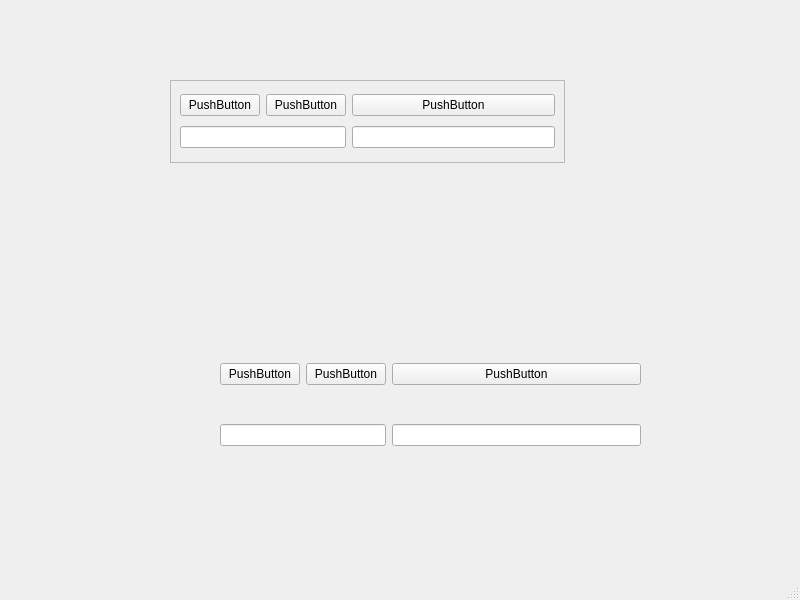
<?xml version="1.0" encoding="UTF-8"?>
<ui version="4.0">
 <class>MainWindow</class>
 <widget class="QMainWindow" name="MainWindow">
  <property name="geometry">
   <rect>
    <x>0</x>
    <y>0</y>
    <width>800</width>
    <height>600</height>
   </rect>
  </property>
  <property name="windowTitle">
   <string>MainWindow</string>
  </property>
  <widget class="QWidget" name="centralwidget">
   <widget class="QFrame" name="frame">
    <property name="geometry">
     <rect>
      <x>170</x>
      <y>80</y>
      <width>395</width>
      <height>83</height>
     </rect>
    </property>
    <property name="frameShape">
     <enum>QFrame::StyledPanel</enum>
    </property>
    <property name="frameShadow">
     <enum>QFrame::Raised</enum>
    </property>
    <layout class="QGridLayout" name="gridLayout">
     <item row="0" column="0">
      <widget class="QPushButton" name="pushButton">
       <property name="text">
        <string>PushButton</string>
       </property>
      </widget>
     </item>
     <item row="0" column="1">
      <widget class="QPushButton" name="pushButton_2">
       <property name="text">
        <string>PushButton</string>
       </property>
      </widget>
     </item>
     <item row="0" column="2">
      <widget class="QPushButton" name="pushButton_3">
       <property name="text">
        <string>PushButton</string>
       </property>
      </widget>
     </item>
     <item row="1" column="0" colspan="2">
      <widget class="QLineEdit" name="lineEdit"/>
     </item>
     <item row="1" column="2">
      <widget class="QLineEdit" name="lineEdit_2"/>
     </item>
    </layout>
   </widget>
   <widget class="QWidget" name="gridLayoutWidget">
    <property name="geometry">
     <rect>
      <x>220</x>
      <y>330</y>
      <width>421</width>
      <height>151</height>
     </rect>
    </property>
    <layout class="QGridLayout" name="gridLayout_2">
     <item row="0" column="1">
      <widget class="QPushButton" name="pushButton_5">
       <property name="text">
        <string>PushButton</string>
       </property>
      </widget>
     </item>
     <item row="0" column="2">
      <widget class="QPushButton" name="pushButton_6">
       <property name="text">
        <string>PushButton</string>
       </property>
      </widget>
     </item>
     <item row="0" column="0">
      <widget class="QPushButton" name="pushButton_4">
       <property name="text">
        <string>PushButton</string>
       </property>
      </widget>
     </item>
     <item row="1" column="0" colspan="2">
      <widget class="QLineEdit" name="lineEdit_3"/>
     </item>
     <item row="1" column="2">
      <widget class="QLineEdit" name="lineEdit_4"/>
     </item>
    </layout>
   </widget>
  </widget>
  <widget class="QMenuBar" name="menubar">
   <property name="geometry">
    <rect>
     <x>0</x>
     <y>0</y>
     <width>800</width>
     <height>26</height>
    </rect>
   </property>
  </widget>
  <widget class="QStatusBar" name="statusbar"/>
 </widget>
 <resources/>
 <connections/>
</ui>
